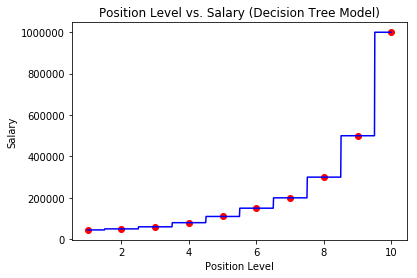

Python code for this plot:
# Import Libraries
import numpy as np
import pandas as pd
import matplotlib.pyplot as plt

dataset = pd.read_csv('Position_Salaries.csv')
X = dataset.iloc[:,1:2].values
y = dataset.iloc[:, -1].values

# Fitting the Decision Tree Model to our dataset
from sklearn.tree import DecisionTreeRegressor
regressor = DecisionTreeRegressor(random_state = 0)
regressor.fit(X, y)

# Predicting using our model
y_pred = regressor.predict([[6.5]])

# Visualizing the Decision Tree Regression
X_grid = np.arange(min(X), max(X),0.01)
X_grid = X_grid.reshape(len(X_grid), 1)
plt.scatter(X, y, color='r')
plt.plot(X_grid, regressor.predict(X_grid), color='b')
plt.title('Position Level vs. Salary (Decision Tree Model)')
plt.xlabel('Position Level')
plt.ylabel('Salary')
plt.show()
